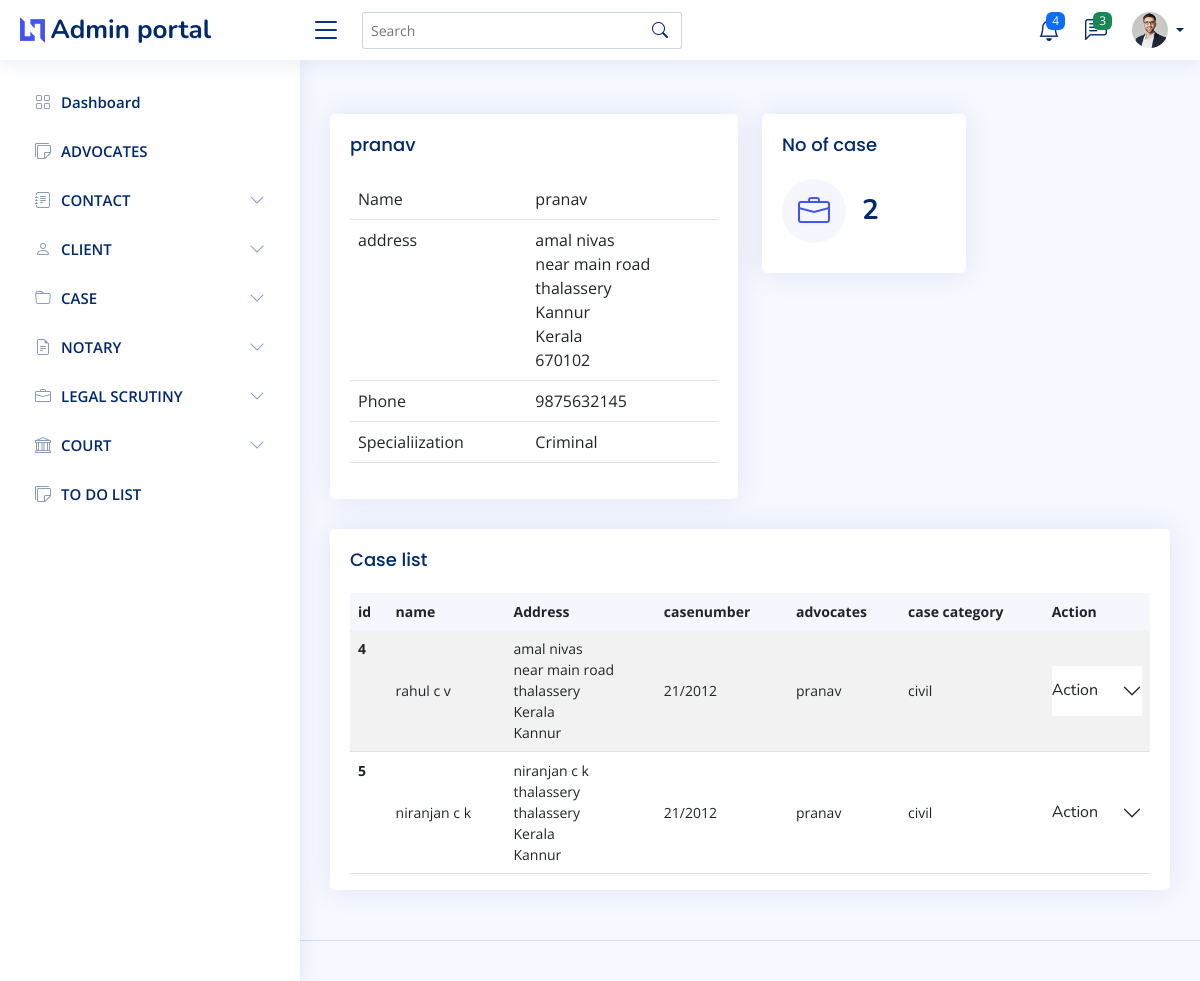
Page /advocate/details/1 on the earlier database version.
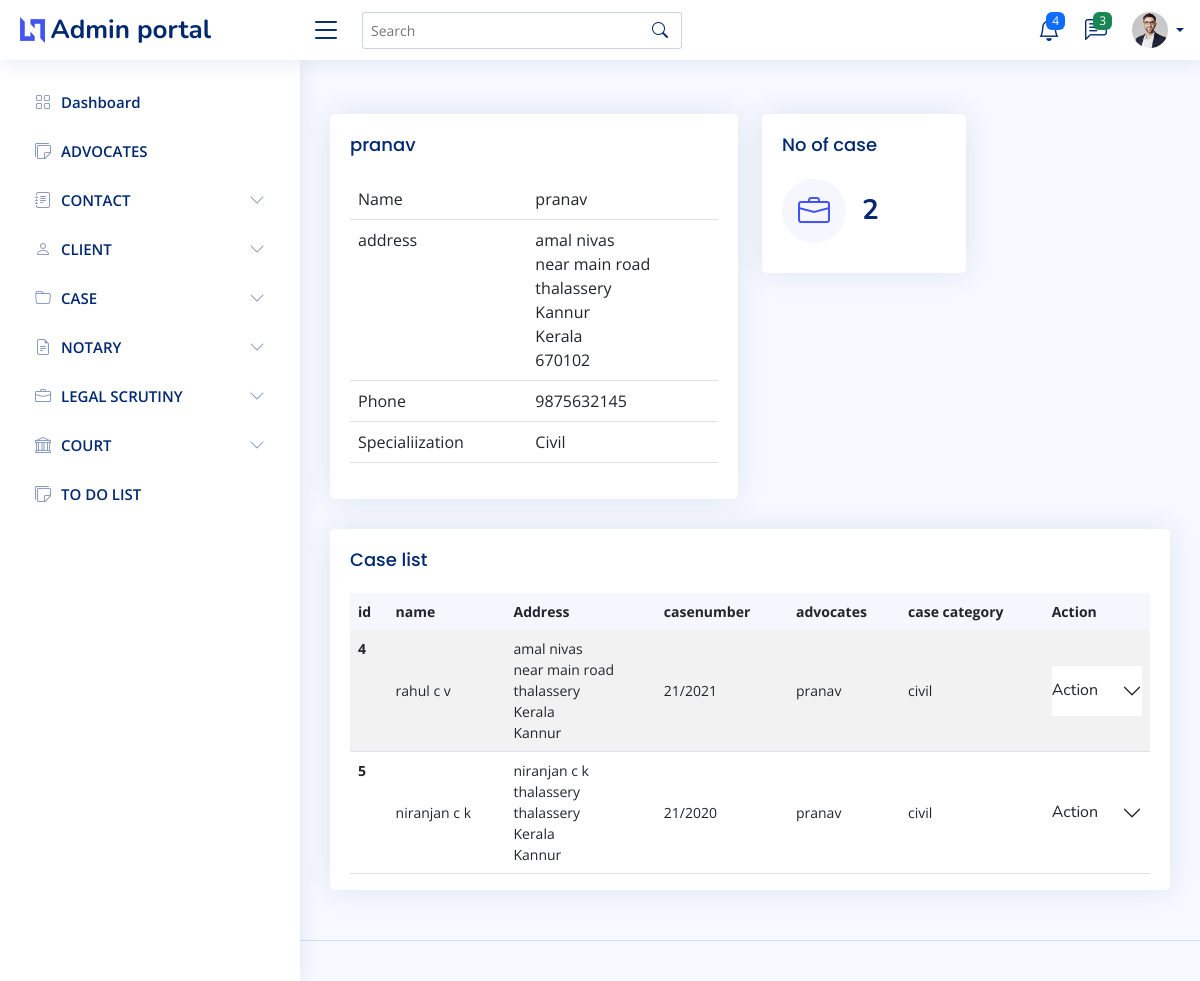
Same page on the later database version.
### Admin_user/models.py (models this page shows, shortened)
class Advocate(models.Model):
    name=models.CharField(max_length=50)
    address=models.ForeignKey(Address,on_delete=models.DO_NOTHING)
    phone=models.IntegerField()
    court=models.ForeignKey(Court,null=True, on_delete=models.SET_NULL)
    specialization=models.CharField(default="Criminal", max_length=60)
    def __str__(self) :
        return self.name

class CaseRegister(models.Model):
    client_name=models.ForeignKey(client, on_delete=models.CASCADE)
    case_number=models.CharField(max_length=50)
    year=models.IntegerField()
    incident=models.CharField(max_length=50,null=True)
    advocate=models.ForeignKey(Advocate,null=True,on_delete=models.SET_NULL)
    Filling_Date=models.DateField(auto_now=False, auto_now_add=False,null=True)
    First_hearing_date=models.DateField(auto_now=False, auto_now_add=False,null=True)
    Next_hearing_date=models.DateField(auto_now=False, auto_now_add=False,null=True)
    Fir_date=models.DateField(auto_now=False, auto_now_add=False,null=True)
    Fir_number=models.IntegerField(null=True)
    Fir_policeStation=models.CharField(max_length=50,null=True)
    case_category=models.ForeignKey(CaseCategory,null=True,on_delete=models.SET_NULL)
    status=models.CharField(max_length=20,choices=status_choice,null=True,default=1)

class Address(models.Model):
    House_name=models.CharField(max_length=50)
    Place=models.CharField(max_length=50)
    City=models.CharField(max_length=50)
    State=models.ForeignKey(State, on_delete=models.CASCADE)
    district=models.ForeignKey(District, on_delete=models.CASCADE)
    Country=models.CharField(max_length=50)
    Pin=models.IntegerField()
    def __str__(self):
        return self.House_name

class District(models.Model):
    state=models.ForeignKey(State, on_delete=models.CASCADE)
    district=models.CharField(max_length=50)
    def __str__(self):
        return self.district

class State(models.Model):
    state=models.CharField(max_length=50)
    def __str__(self):
        return self.state

class client(models.Model):
    First_name=models.CharField(max_length=50)
    Last_name=models.CharField(max_length=50)
    Address=models.ForeignKey(Address,null=True, on_delete=models.SET_NULL)
    Category=models.CharField(max_length=50,null=True)
    is_case=models.BooleanField(default=False)
    phone=models.IntegerField(null=True)
    email=models.CharField(max_length=50,null=True)
    def __str__(self) :
        return self.First_name+" "+self.Last_name

class CaseCategory(models.Model):
    name=models.CharField(max_length=50)
    decription=models.CharField(max_length=50)
    def __str__(self):
        return self.name

### Admin_user/views.py (the view)
# urls.py: path("advocate/details/<int:id>",advocatedetails,name="advocatedetails"),
def advocatedetails(request,id):
    context={}
    context["advocate"]=True
    context["data"]=Advocate.objects.get(id=id)
    context["cases"]=CaseRegister.objects.all().filter(advocate_id=id)
    context["case_no"]=CaseRegister.objects.all().filter(advocate_id=id).count()
    return render(request,"admin/advocate_details.html",context)

### templates/admin/advocate_details.html (shortened to what this page needs)
{% extends 'admin/main.html' %}
{% block content %}
<br>
<div class="row align-items-top">
  <div class="col-lg-6">
    <div class="card">
      <div class="card-body">
        <h5 class="card-title">{{data}}</h5>
        <table class="table">
          <tbody>
            <tr>
              <td> Name</td>
              <td >{{data.name}}</td>
            </tr>
            <tr>
              <td>address</td>
              <td >{{data.address}}<br>
                {{data.address.Place}}<br>
                  {{data.address.City}}<br>
                  {{data.address.district}}<br>
                  {{data.address.State}}<br>
                  {{data.address.Pin}}
              </td>
            </tr>
            <tr>
              <td>Phone</td>
              <td >{{data.phone}}</td>
            </tr>
            <tr>
              <td>Specialiization</td>
              <td >{{data.specialization}}</td>
            </tr>
          </tbody>
        </table>
      </div>
    </div>
  </div>
  <div class="col-lg-6">
    <div class="col-xxl-4 col-md-6">
      <div class="card info-card sales-card">
        <div class="card-body">
          <h5 class="card-title">No of case</h5>
          <div class="d-flex align-items-center">
            <div class="card-icon rounded-circle d-flex align-items-center justify-content-center">
              <i class="bi bi-briefcase"></i>
            </div>
            <div class="ps-3">
              <h6>{{case_no}}</h6>
            </div>
          </div>
        </div>
      </div>
    </div>
  </div>
</div>
<div class="col-12">
    <div class="card top-selling overflow-auto">
      <div class="card-body pb-0">
          <h5 class="card-title">Case list</h5>
          <table class="table table-striped">
            <thead>
              <tr>
                <th class="fw-bold" scope="col">id</th>
                <th class="fw-bold" scope="col">name</th>
                <th class="fw-bold" scope="col">Address</th>
                <th class="fw-bold" scope="col">casenumber</th>
                <th class="fw-bold" scope="col">advocates</th>
                <th class="fw-bold" scope="col">case category</th>
                <th class="fw-bold" scope="col">Action</th>
              </tr>
            </thead>
            <tbody>
              {% for i in cases %}
              <tr>
                <th scope="row">{{i.id}}</th>
                <td>{{i.client_name}}</td>
                <td>{{i.client_name.Address.House_name}}<br>{{i.client_name.Address.Place}}<br>{{i.client_name.Address.City}}<br>{{i.client_name.Address.State}}<br>{{i.client_name.Address.district}}<br></td>
                <td >{{i.case_number}}</td>
                <td >{{i.advocate}}</td>
                <td >{{i.case_category}}</td>
                <td><div class="accordion accordion-flush" id="accordionFlushExample">
                  <div class="accordion-item">
                    <h2 class="accordion-header" id="flush-headingOne">
                      <button class="accordion-button collapsed" type="button" data-bs-toggle="collapse" data-bs-target="#flush-collapseOne{{i.id}}" aria-expanded="false" aria-controls="flush-collapseOne">
                        Action
                      </button>
                    </h2>
                                    {%load crispy_forms_tags %}
                                    {%load crispy_forms_tags %}
                  </div>
                </div></td>
              </tr>
              {% endfor %}
            </tbody>
          </table>
        </div>
      </div>
    </div>
{% endblock content %}

Differences in the rows shown:
changed Advocate "pranav": specialization "Criminal" → "Civil"
changed CaseRegister "rahul c v": case_number "21/2012" → "21/2021"
changed CaseRegister "niranjan c k": case_number "21/2012" → "21/2020"
